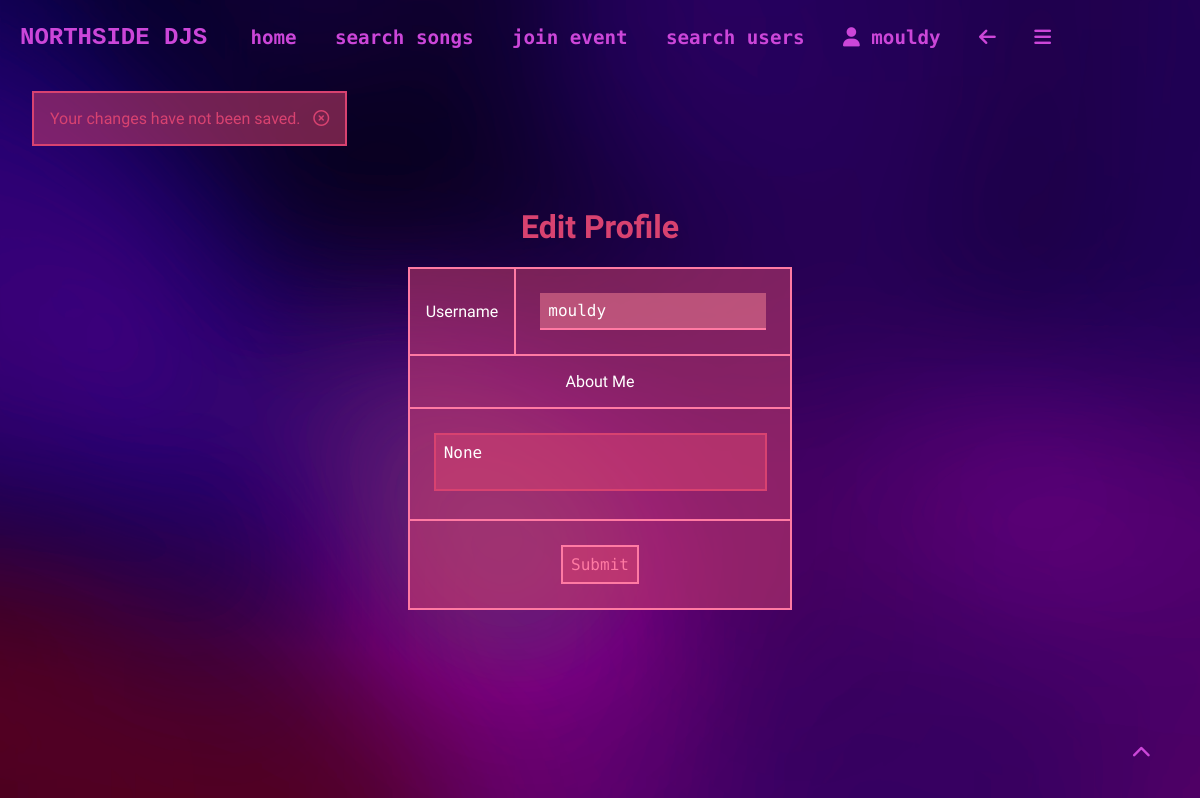
/edit_profile (signed in), run on an earlier commit of the app's database.
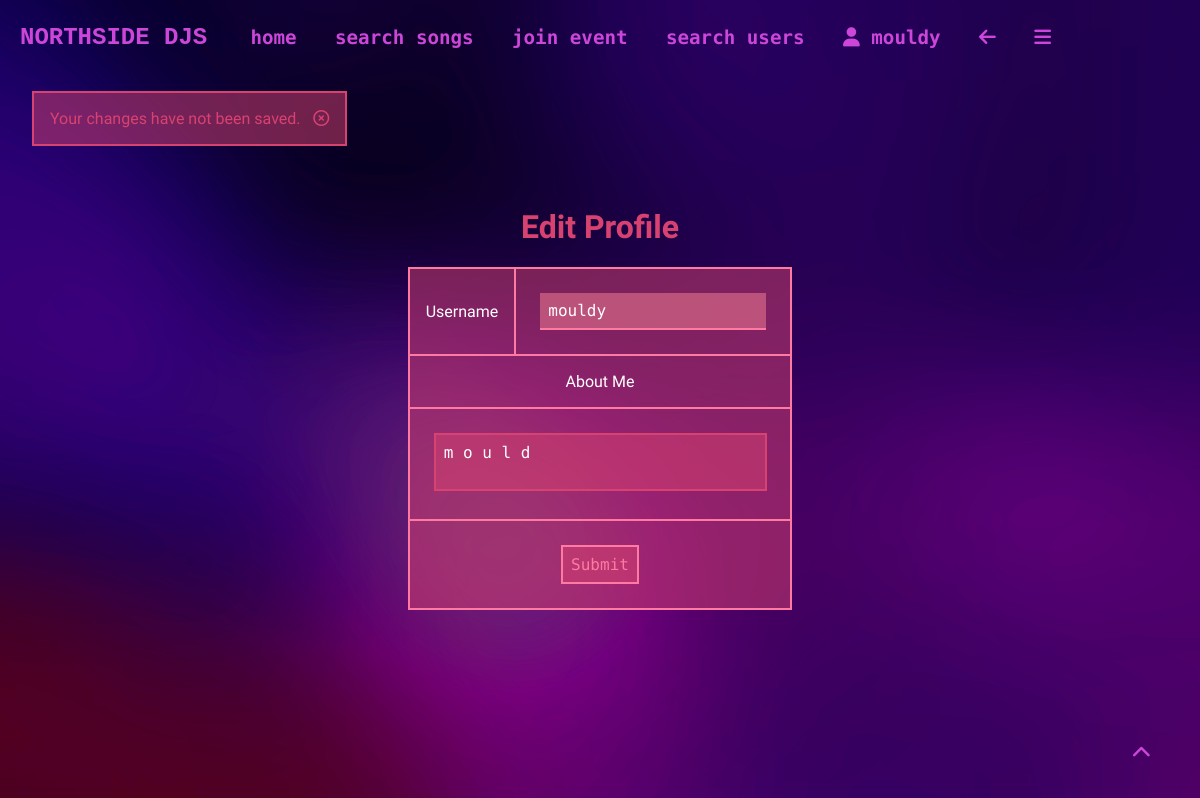
And on a later commit of the database.
### app/models.py (models this page shows, shortened)
class User(UserMixin, db.Model): # model for the user table
    user_id = db.Column(db.Integer, primary_key=True)
    username = db.Column(db.String(64), index=True, unique=True)
    email = db.Column(db.String(120), index=True, unique=True)
    password_hash = db.Column(db.String(128))
    about_me = db.Column(db.String(140))
    in_event = db.Column(db.Boolean, default=False)
    pfp = db.Column(db.String(140))
    events = db.relationship('Events', back_populates='user')
    songs = db.relationship('FavouriteSong', back_populates='user')
    event_users = db.relationship('EventUsers', back_populates='user')
    voted_songs = db.relationship('VotedSongs', back_populates='user')
    song_reviews = db.relationship('SongReviews', back_populates='user', foreign_keys='SongReviews.user_id')
    username_rel = db.relationship('SongReviews', back_populates='username_rel', foreign_keys='SongReviews.username')

### app/routes.py (the view)
@app.route('/edit_profile', methods=['GET', 'POST']) # edit profile page
@login_required
def edit_profile(): # edit profile function
    form = EditProfileForm() # sets form as the EditProfileForm from forms.py
    if form.validate_on_submit(): # checks if the form validates when submitted
        current_user.username = form.username.data # sets the username to the form data
        current_user.about_me = form.about_me.data # sets the about me to the form data
        db.session.commit() # commits to database
        flash('Your changes have been saved.')
        return redirect(url_for('user', username=current_user.username)) # redirects to the users profile page
    else:
        form.username.data = current_user.username # sets the username to the current users username
        form.about_me.data = current_user.about_me # sets the about me to the current users about me
        flash('Your changes have not been saved.')
    return render_template('edit_profile.html', title='Edit Profile',
                           form=form) # renders the edit profile page

### app/forms.py
class EditProfileForm(FlaskForm): # Edit profile form for existing users
    username = StringField('Username', validators=[DataRequired()])
    about_me = TextAreaField('About me', validators=[Length(min=0, max=140)])
    submit = SubmitField('Submit')

### app/models.py (called while the page is built)
@login.user_loader # loads the user
def load_user(user_id):
    return User.query.get(int(user_id)) # returns the user id as an integer

### app/routes.py (called while the page is built)
@app.context_processor # injects the current event the user is in into all templates
def inject_user_event():
    if current_user.is_authenticated: # checks if the user is logged in
        if current_user.in_event: # checks if the user is in an event
            user_id = current_user.user_id
            user_event = EventUsers.query.filter_by(user_id=user_id).first().event_id
            return dict(user_event=user_event) # returns the event that the user is in
        else:
            return dict(user_event=None) # returns the user event as none if the user is not in an event
    return dict(user_event=None) # returns the user event as none if the user is not logged in

### app/templates/edit_profile.html (shortened to what this page needs)
{% extends "base.html" %}
{% block content %}
<div class="searchcard">
    <h1>Edit Profile</h1>
    <form action="{{url_for('edit_profile')}}" method="post">
        <table>
            <tr>
                <td><label for="username">Username</label></td>
                <td><input type="text" name="username" value="{{current_user.username}}"></td>
            </tr>
            <tr>
                <td class="centretext" colspan="2"><label for="about_me">About Me</label></td>
            </tr>
            <tr>
                <td colspan="2"><textarea type="textarea" name="about_me">{{current_user.about_me}}</textarea></td>
            </tr>
            <tr>
                <td colspan="2" class="centretext"><input type="submit" value="Submit"></td>
            </tr>
        </table>
    </form>
</div>
{% endblock %}

### app/templates/base.html (shortened to what this page needs)
<!DOCTYPE html>
<html lang="en" class="scroll">
<head>
   <link rel="stylesheet" href="{{ url_for('static', filename='css/styles.css') }}">
</head>
<body class="{% block body_class %}{% endblock %}">
    <div class="header" id="top">
        <h1 class="logo" onclick="location.href='{{ url_for('index') }}'">NORTHSIDE DJS</h1>
        <a href="{{ url_for('index') }}">home</a>
        {% if current_user.is_anonymous %}
            <a href="{{ url_for('register') }}">sign up</a>
            <a href="{{ url_for('login') }}">log in</a>
        {% else %}
            <a href="{{ url_for('search') }}">search songs</a>
                {% if current_user.in_event == 0 %}
                <a href="{{ url_for('join_event')}}">join event</a>
                {% else %}
                    <a href="{{ url_for('event', event_id=user_event) }}">current event</a>
                {% endif %}
            <a href="{{ url_for('search_users') }}">search users</a>
            <a href="{{ url_for('user', username=current_user.username) }}"><i class="fa-solid fa-user"></i> {{current_user.username}}</a>
            <a href="javascript:history.back()"><i class="fa-solid fa-arrow-left"></i></a>
            <div class="hamburger">
                <a href="javascript:showSidebar()"><i class="fa-solid fa-bars"></i></a>
            </div>
        {% endif %}
    </div>
    <div class="flash">
        {% with messages = get_flashed_messages() %}
            {% if messages %}
                <ul>
                    {% for message in messages %}
                        <li id="flashmessage">{{ message }} <a href="javascript:removeFlash()"><i class="fa-regular fa-circle-xmark"></i></a> </li>
                    {% endfor %}
                </ul>
            {% endif %}
        {% endwith %}
    </div>
    {% block content %}{% endblock %}
<div class="footer header">
        <a href="#top" id="scrollbtn"><i class="fa-solid fa-chevron-up"></i></a>
    </div>
</body>
</html>

### app/static/css/styles.css (style rules this page uses)
* { scroll-behavior: smooth; }
.flash { display: flex; }
.flash a { color: #D84270; float: right; margin-left: 0.8em; transition: 0.5s; }
.flash li { border: 2px solid #D84270; background-color: rgba(216, 66, 112, 0.5); padding: 1em; list-style-type: none; margin: 0.5em; margin-left: -1em; }
#scrollbtn { position: fixed; bottom: 20px; right: 30px; }
body { background-image: url('/static/images/defaultbg.png'); background-size: cover; color: #D84270; font-family: 'Tektur', monospace; }
.footer { display: flex; justify-content: right; align-items: right; text-align: right; }
table { border-collapse: collapse; width: 100%; }
td { background-color: rgba(216, 66, 112, 0.5); color: white; padding: 0.5em; }
textarea { width: 100%; height: 100%; padding: 0.5em; margin: 0.5em; border: 2px solid #D84270; background-color: rgba(216, 66, 112, 0.5); color: white; font-family: 'Nova Mono', monospace; font-size: 1em; resize: none; }
.searchcard textarea { width: 90%; }
input { border: none; border-radius: 0px; border-bottom: 2px solid #ff7aa3; padding: 0.5em; margin: 0.5em; width: auto; font-family: 'Nova Mono', monospace; font-size: 1em; background-color: rgba(247, 131, 150, 0.5); color: white; }
input[type=submit] { color: #ff7aa3; background-color: rgba(216, 66, 112, 0.5); border: 2px solid #ff7aa3; border-radius: 0px; transition: 0.3s ease-in-out; }
.header { display: flex; align-items: center; color: #8661C1; }
.header a { color: #CC46D9; transition: 0.3s ease-in-out;; margin-right: 1em; text-decoration: none; font-weight: 900; font-size: 1.2em; font-family: 'Nova Mono', monospace; padding: 0.3em 0.5em; margin: 0.5em; position: relative; }
.header a::before { background-color: #CC46D9; content: ""; width: 100%; height: 2px; position: absolute; bottom: 0; left: 0; transform-origin: right; transform: scaleX(0); transition: transform 0.3s ease-in-out; box-shadow: 0 0 10px #CC46D9; }
.logo { transition: 1s ease-in-out; color: #CC46D9; padding-left: 0.5em; padding-right: 1em; font-size: 1.5em; font-family: 'cubic', monospace; }
.searchcard { display: flex; justify-content: center; align-items: center; flex-direction: column; text-align: center; padding: 1em; margin: 0, 10em; }
.searchcard table { text-align: left; }
.searchcard td { padding: 1em; border: 2px solid #ff7aa3; }
.centretext { text-align: center; }

What changed in the data, as far as the page shows it:
changed User "mouldy": about_me "None" → "m o u l d"
